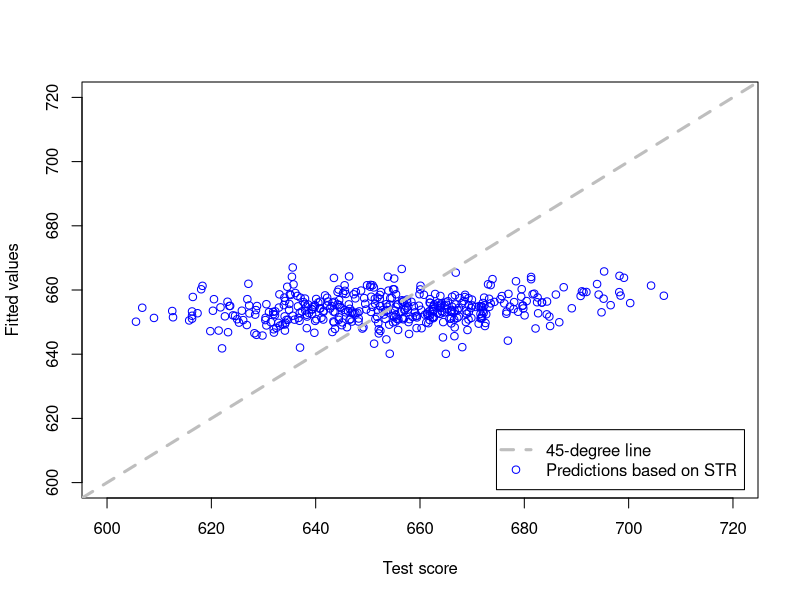
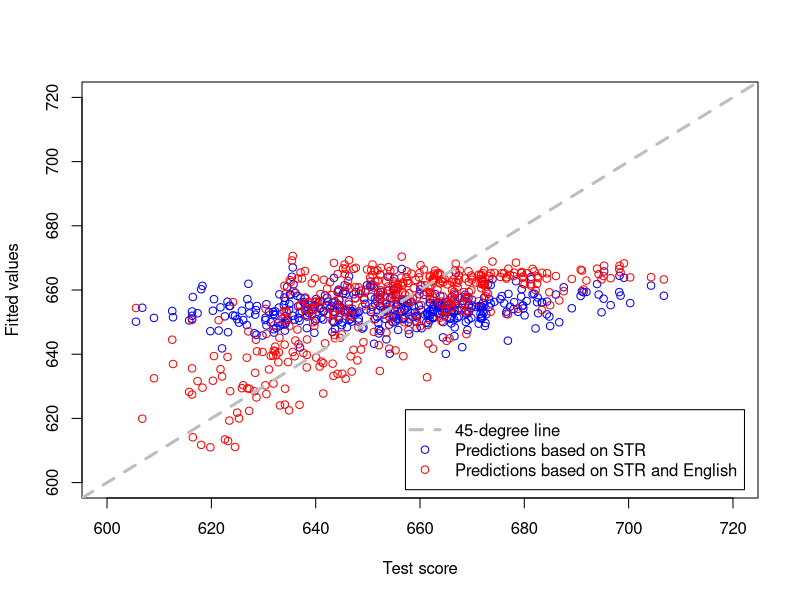
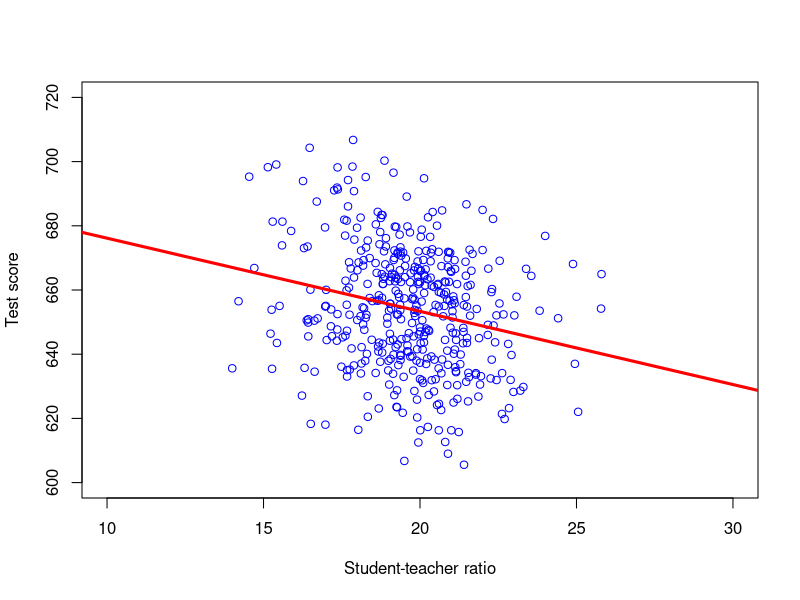
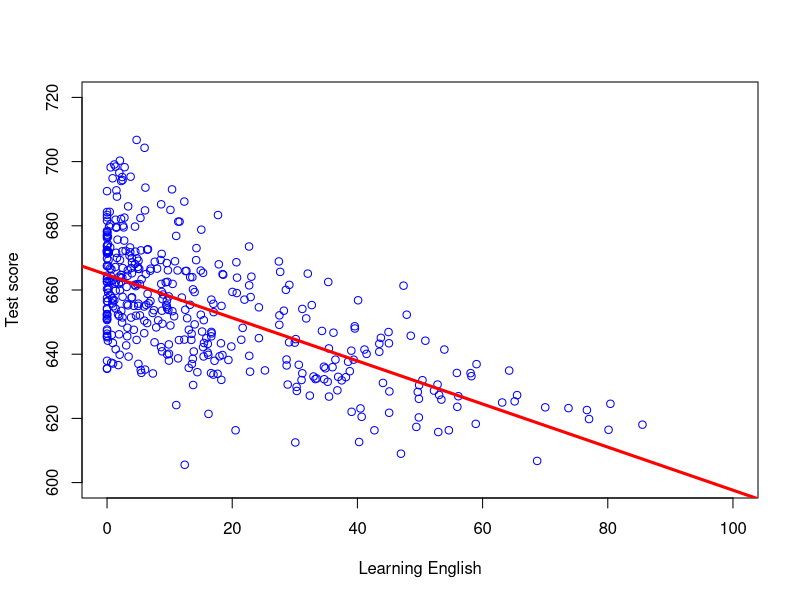
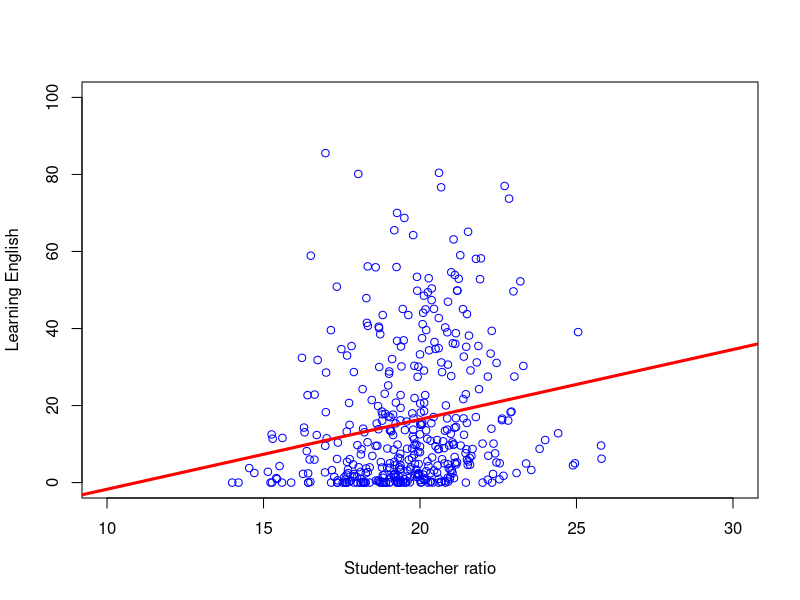
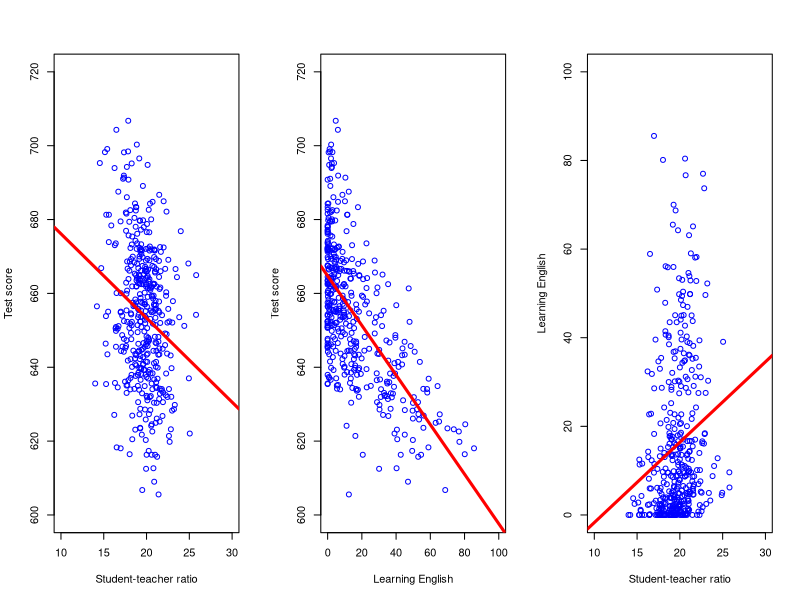
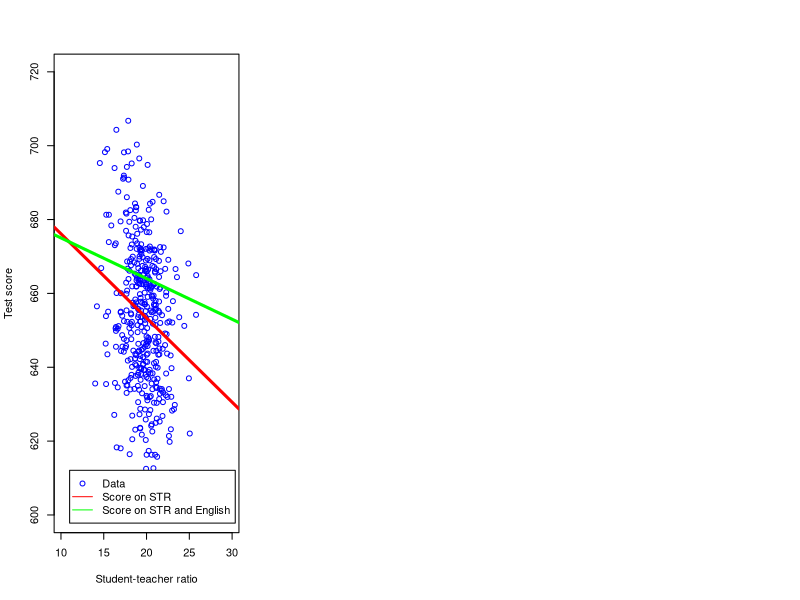

Reproduce these figures in R, in order.
## ---- chunk 1
library(AER) # load Applied Econometrics with R library
library(parameters) # Load parameters library for robust SE computation
data(CASchools) # Load CASchools data
# Generate a couple of useful variables
CASchools$STR <- CASchools$students/CASchools$teachers  # Student-teacher ratio
CASchools$Score <- (CASchools$read + CASchools$math)/2  # Student test score
## ---- chunk 2

mlr <- lm(Score ~ STR + english, data = CASchools)
summary(mlr)
## ---- chunk 3
parameters(mlr, robust = TRUE, vcov_type = "HC1")
## ---- chunk 4
lm1 <- lm(Score ~ STR,data= CASchools)
plot(CASchools$Score,lm1$fitted.values, 
     col = "blue",
     xlab = "Test score", 
     ylab = "Fitted values", 
     xlim = c(600, 720), 
     ylim = c(600, 720))
abline(0,1,
       lwd = 3,
       lty = "dashed",
       col = "gray")
legend("bottomright", inset = 0.02, c("45-degree line","Predictions based on STR"),col=c("gray","blue"),pch=c(NA,1),lty=c(2,NA),lwd = c(3,NA))
## ---- chunk 5
plot(CASchools$Score,lm1$fitted.values, 
     col = "blue",
     xlab = "Test score", 
     ylab = "Fitted values", 
     xlim = c(600, 720), 
     ylim = c(600, 720))
points(CASchools$Score,mlr$fitted.values, 
     col = "red")
abline(0,1,
       lwd = 3,
       lty = "dashed",
       col = "gray")
legend("bottomright", inset = 0.02, c("45-degree line","Predictions based on STR","Predictions based on STR and English"),col=c("gray","blue","red"),pch=c(NA,1,1),lty=c(2,NA,NA),lwd = c(3,NA,NA))
## ---- chunk 6
plot(CASchools$STR,CASchools$Score, 
     col = "blue",
     xlab = "Student-teacher ratio", 
     ylab = "Test score", 
     xlim = c(10, 30), 
     ylim = c(600, 720))
abline(lm1,
       lwd = 3,
       col = "red")
## ---- chunk 7
lm2 <- lm(Score ~ english,data= CASchools)
plot(CASchools$english,CASchools$Score, 
     col = "blue",
     xlab = "Learning English", 
     ylab = "Test score", 
     xlim = c(0, 100), 
     ylim = c(600, 720))
abline(lm2,
       lwd = 3,
       col = "red")
## ---- chunk 8
lm3 <- lm(english ~ STR,data= CASchools)
plot(CASchools$STR,CASchools$english, 
     col = "blue",
     xlab = "Student-teacher ratio", 
     ylab = "Learning English", 
     xlim = c(10, 30), 
     ylim = c(0, 100))
abline(lm3,
       lwd = 3,
       col = "red")
## ---- chunk 9
par(mfrow=c(1,3))

plot(CASchools$STR,CASchools$Score, 
     col = "blue",
     xlab = "Student-teacher ratio", 
     ylab = "Test score", 
     xlim = c(10, 30), 
     ylim = c(600, 720))
abline(lm1,
       lwd = 3,
       col = "red")

plot(CASchools$english,CASchools$Score, 
     col = "blue",
     xlab = "Learning English", 
     ylab = "Test score", 
     xlim = c(0, 100), 
     ylim = c(600, 720))
abline(lm2,
       lwd = 3,
       col = "red")

plot(CASchools$STR,CASchools$english, 
     col = "blue",
     xlab = "Student-teacher ratio", 
     ylab = "Learning English", 
     xlim = c(10, 30), 
     ylim = c(0, 100))
abline(lm3,
       lwd = 3,
       col = "red")
## ---- chunk 10
plot(CASchools$STR,CASchools$Score, 
     col = "blue",
     xlab = "Student-teacher ratio", 
     ylab = "Test score", 
     xlim = c(10, 30), 
     ylim = c(600, 720))
abline(lm1,
       lwd = 3,
       col = "red")
abline(mlr$coefficients["(Intercept)"],mlr$coefficients["STR"],
       lwd = 3,
       col = "green")
legend("bottomright", inset = 0.02, c("Data","Score on STR","Score on STR and English"),col=c("blue","red","green"),pch=c(1,NA,NA),lty=c(NA,1,1),lwd = c(NA,1,1))
